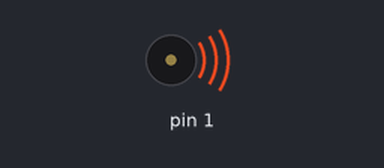
The sketch below on a simulated Arduino Uno, built with avr-gcc and run on an emulated ATmega328P. Parts: buzzer (waves = sounding).

Above: at 0.2 s.
Timing chart, 0 to 5.5 s (numbered marks = the images above):
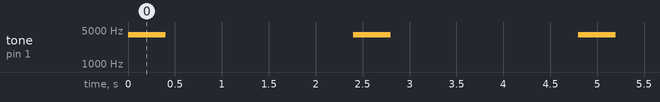

The sketch:

test_tone.ino
```cpp
void setup() {
  // put your setup code here, to run once:

}


void loop() {
  // put your main code here, to run repeatedly:
  tone(1,4000);
  delay(400);
  noTone(1);
  delay(2000);
}
```

Measured:
- by itself, tone on pin 1: alternates 4000 Hz for 0.40 s and silent for 2.0 s
